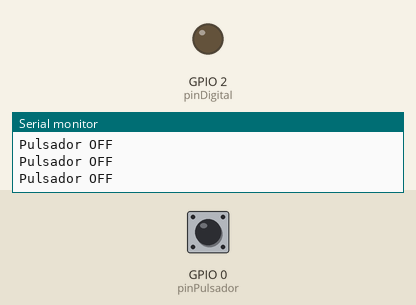
This sketch was run on a simulated ESP8266 (NodeMCU). Parts: output pins drawn as LEDs (lit = HIGH), the last lines printed to the serial monitor. Inputs (shaded band) come from the test bench; at power-on: GPIO 0 (pinPulsador) HIGH.

Above: at 2.8 s.
2.9 s: GPIO 0 (pinPulsador) pulled LOW for 1.2 s
At 3.5 s:
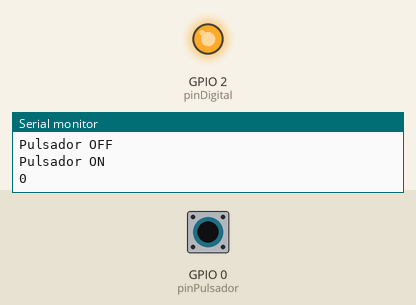
Timing chart, 0 to 39.5 s (numbered marks = the images above; inputs shaded):
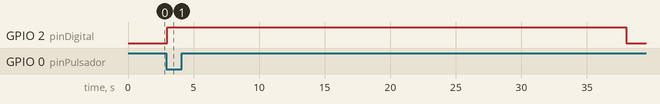

The sketch:

pruebapulsadoresp8266.ino
```cpp
#include <ESP8266WiFi.h> // Librería para vincular ESP8266 a WiFi

const int pinDigital = 2; // GPIO 2 -> D4 en esp8266
const int pinPulsador = 0; // GPIO 0 -> D3 en esp8266

void setup() {
  Serial.begin(9600);
  pinMode(pinDigital, OUTPUT);
  pinMode(pinPulsador, INPUT);
}

void loop() {
  if (digitalRead(pinPulsador) == LOW ) {
    Serial.println("Pulsador ON");
    digitalWrite(pinDigital, HIGH);
    Serial.println(digitalRead(pinPulsador));
    delay(35000);
    digitalWrite(pinDigital, LOW);
    delay(5000);
  }
  else {
    Serial.println("Pulsador OFF");
    delay(1000);
  }
}
```

Measured:
- after the input at 2.9 s, GPIO 2 (pinDigital): LOW → HIGH after 0.10 s, → LOW 35.0 s later
